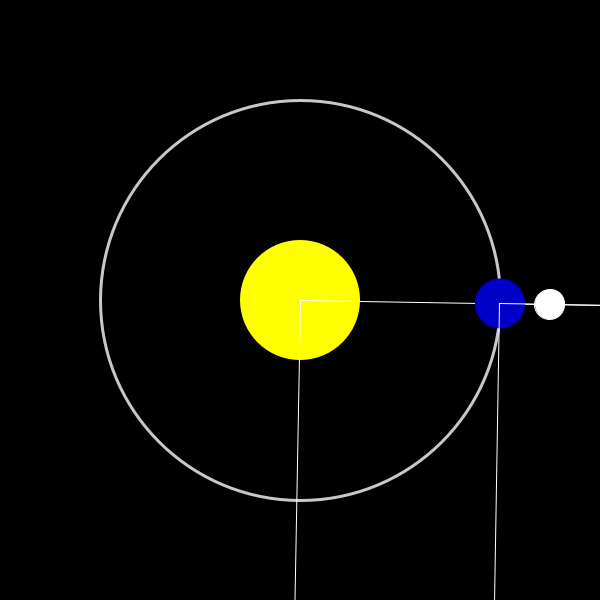
Frame 1 (no input)
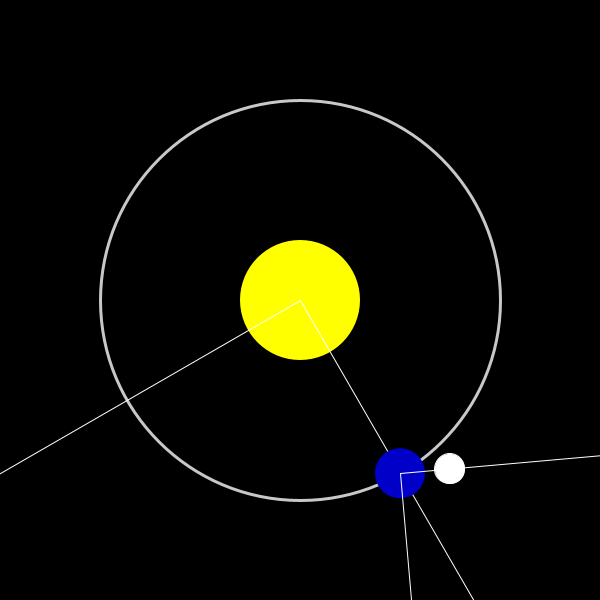
Frame 60 (the mouse pressed at the canvas centre just before this capture)
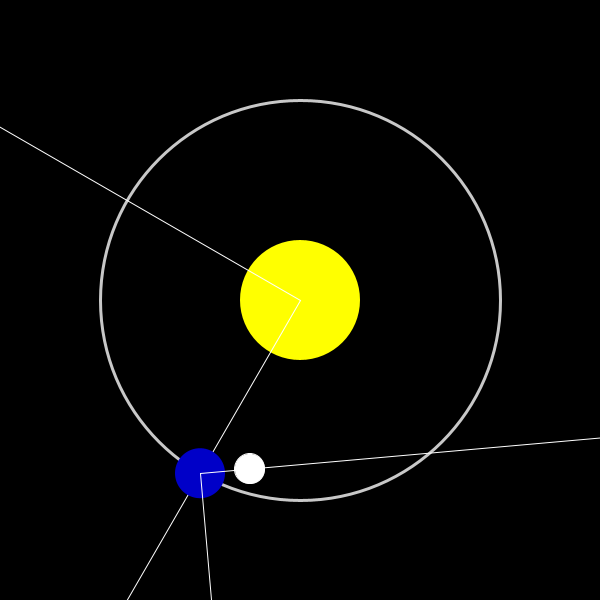
Frame 120 (the mouse held since frame 60 and released just before this capture)

The Processing sketch that drew these frames (run headless with seeded random() and noise(); from frame 60 on, the mouse is pressed at the canvas centre):

// Processing sketch: ej02_planetas
// ── ej02_planetas.pde

// Sistemas de coordenadas en processing
// ej02_planetas

int radio = 200;  //radio*2 = diametro de una circunferencia
int velAng, accAng;  //variables para determinar la velocidad y aceleración de la rotación de la luna
boolean debug;  //variable para actibar o desactivar la visualización de los "lienzos" rotados

void setup(){
  size( 600, 600 );
  
  accAng = 5 ;
  debug = true;
}

void draw(){
  background( 0 );
  
  pushMatrix();
  translate( width/2, height/2 );  //traslado el eje de coordenadas al centro
  
  //sol  --> fijo al centro de la pantalla
  fill( 255, 255, 0 );
  noStroke();
  circle( 0, 0, 120 );
  
  //orbita --> delinea el "camino" de la tierra
  noFill();
  stroke( 200 );
  strokeWeight( 3 );
  circle( 0, 0, radio*2 );  
  
  popMatrix();
  
  //planeta --> orbitar sobre el sol
  pushMatrix();
  translate( width/2, height/2 );
  rotate( radians(frameCount) );

  if( debug ){
    //delimita el area de la pantalla
    noFill();
    stroke( 255 );
    strokeWeight( 1 );
    rect(0, 0, width, height );
  }
  
  //planeta (dibujo)
  noStroke();
  fill( 0, 0, 200 );
  circle( radio, 0, 50 );
  
  //luna  --> orbibitar sobre el planeta
  translate( radio, 0 );
  rotate( radians(velAng) );

  if( debug ){
    //delimita el area de la pantalla
    noFill();
    stroke( 255 );
    strokeWeight( 1 );
    rect(0, 0, width, height );
  }

  //luna (dibujo)
  fill( 255 );
  circle( 50, 0, 30 );
  
  popMatrix();
  
  velAng = velAng + accAng;
  //velAng += accAng;
}

void keyPressed(){
  if( key == 'd' ){
    debug = !debug;  //si debug es false, entonces le asigna true (y viceversa)
  }
}
